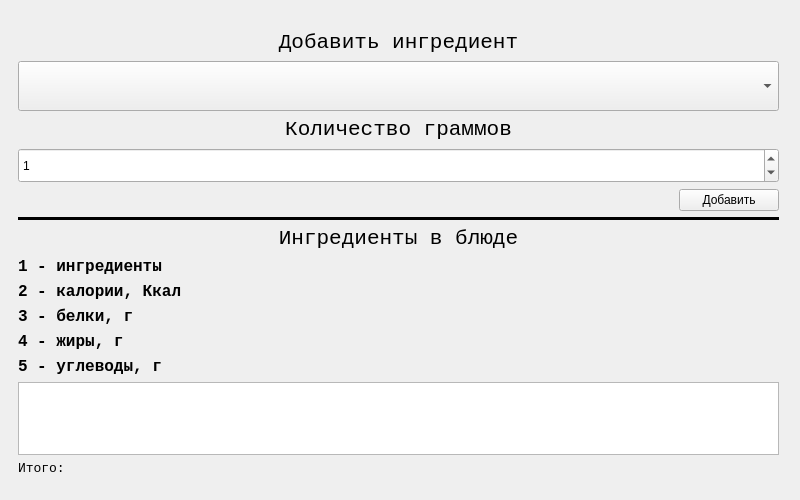
<?xml version="1.0" encoding="UTF-8"?>
<ui version="4.0">
 <class>mainWindow</class>
 <widget class="QMainWindow" name="mainWindow">
  <property name="enabled">
   <bool>true</bool>
  </property>
  <property name="geometry">
   <rect>
    <x>0</x>
    <y>0</y>
    <width>800</width>
    <height>500</height>
   </rect>
  </property>
  <property name="minimumSize">
   <size>
    <width>800</width>
    <height>500</height>
   </size>
  </property>
  <property name="maximumSize">
   <size>
    <width>800</width>
    <height>500</height>
   </size>
  </property>
  <property name="windowTitle">
   <string>Счётчик калорий в блюде</string>
  </property>
  <widget class="QWidget" name="centralwidget">
   <widget class="QWidget" name="layoutWidget">
    <property name="geometry">
     <rect>
      <x>18</x>
      <y>30</y>
      <width>761</width>
      <height>446</height>
     </rect>
    </property>
    <layout class="QVBoxLayout" name="verticalLayout">
     <item>
      <widget class="QLabel" name="label">
       <property name="font">
        <font>
         <family>Consolas</family>
         <pointsize>16</pointsize>
        </font>
       </property>
       <property name="text">
        <string>Добавить ингредиент</string>
       </property>
       <property name="alignment">
        <set>Qt::AlignCenter</set>
       </property>
      </widget>
     </item>
     <item>
      <widget class="QComboBox" name="comboBox">
       <property name="minimumSize">
        <size>
         <width>0</width>
         <height>50</height>
        </size>
       </property>
       <property name="currentText">
        <string extracomment="g"/>
       </property>
      </widget>
     </item>
     <item>
      <widget class="QLabel" name="label_2">
       <property name="font">
        <font>
         <family>Consolas</family>
         <pointsize>16</pointsize>
        </font>
       </property>
       <property name="text">
        <string>Количество граммов</string>
       </property>
       <property name="alignment">
        <set>Qt::AlignCenter</set>
       </property>
      </widget>
     </item>
     <item>
      <widget class="QSpinBox" name="spinBox">
       <property name="minimumSize">
        <size>
         <width>0</width>
         <height>35</height>
        </size>
       </property>
       <property name="maximum">
        <number>1000000000</number>
       </property>
       <property name="value">
        <number>1</number>
       </property>
      </widget>
     </item>
     <item>
      <layout class="QHBoxLayout" name="horizontalLayout">
       <item>
        <spacer name="horizontalSpacer">
         <property name="orientation">
          <enum>Qt::Horizontal</enum>
         </property>
         <property name="sizeHint" stdset="0">
          <size>
           <width>40</width>
           <height>20</height>
          </size>
         </property>
        </spacer>
       </item>
       <item>
        <widget class="QPushButton" name="pushButton">
         <property name="minimumSize">
          <size>
           <width>100</width>
           <height>0</height>
          </size>
         </property>
         <property name="maximumSize">
          <size>
           <width>100</width>
           <height>16777215</height>
          </size>
         </property>
         <property name="text">
          <string>Добавить</string>
         </property>
        </widget>
       </item>
      </layout>
     </item>
     <item>
      <widget class="Line" name="line">
       <property name="baseSize">
        <size>
         <width>0</width>
         <height>0</height>
        </size>
       </property>
       <property name="frameShadow">
        <enum>QFrame::Plain</enum>
       </property>
       <property name="lineWidth">
        <number>5</number>
       </property>
       <property name="midLineWidth">
        <number>1</number>
       </property>
       <property name="orientation">
        <enum>Qt::Horizontal</enum>
       </property>
      </widget>
     </item>
     <item>
      <widget class="QLabel" name="label_3">
       <property name="font">
        <font>
         <family>Consolas</family>
         <pointsize>16</pointsize>
        </font>
       </property>
       <property name="text">
        <string>Ингредиенты в блюде</string>
       </property>
       <property name="alignment">
        <set>Qt::AlignCenter</set>
       </property>
      </widget>
     </item>
     <item>
      <widget class="QLabel" name="label_5">
       <property name="font">
        <font>
         <family>Consolas</family>
         <pointsize>12</pointsize>
         <weight>75</weight>
         <italic>false</italic>
         <bold>true</bold>
        </font>
       </property>
       <property name="text">
        <string>1 - ингредиенты</string>
       </property>
      </widget>
     </item>
     <item>
      <widget class="QLabel" name="label_6">
       <property name="font">
        <font>
         <family>Consolas</family>
         <pointsize>12</pointsize>
         <weight>75</weight>
         <italic>false</italic>
         <bold>true</bold>
        </font>
       </property>
       <property name="text">
        <string>2 - калории, Ккал</string>
       </property>
      </widget>
     </item>
     <item>
      <widget class="QLabel" name="label_7">
       <property name="font">
        <font>
         <family>Consolas</family>
         <pointsize>12</pointsize>
         <weight>75</weight>
         <italic>false</italic>
         <bold>true</bold>
        </font>
       </property>
       <property name="text">
        <string>3 - белки, г</string>
       </property>
      </widget>
     </item>
     <item>
      <widget class="QLabel" name="label_8">
       <property name="font">
        <font>
         <family>Consolas</family>
         <pointsize>12</pointsize>
         <weight>75</weight>
         <italic>false</italic>
         <bold>true</bold>
        </font>
       </property>
       <property name="text">
        <string>4 - жиры, г</string>
       </property>
      </widget>
     </item>
     <item>
      <widget class="QLabel" name="label_9">
       <property name="font">
        <font>
         <family>Consolas</family>
         <pointsize>12</pointsize>
         <weight>75</weight>
         <italic>false</italic>
         <bold>true</bold>
        </font>
       </property>
       <property name="text">
        <string>5 - углеводы, г</string>
       </property>
      </widget>
     </item>
     <item>
      <widget class="QTableView" name="tableView"/>
     </item>
     <item>
      <widget class="QLabel" name="label_4">
       <property name="font">
        <font>
         <family>Consolas</family>
         <pointsize>10</pointsize>
        </font>
       </property>
       <property name="text">
        <string>Итого:</string>
       </property>
       <property name="alignment">
        <set>Qt::AlignLeading|Qt::AlignLeft|Qt::AlignVCenter</set>
       </property>
       <property name="margin">
        <number>0</number>
       </property>
      </widget>
     </item>
    </layout>
   </widget>
  </widget>
 </widget>
 <resources/>
 <connections/>
</ui>
